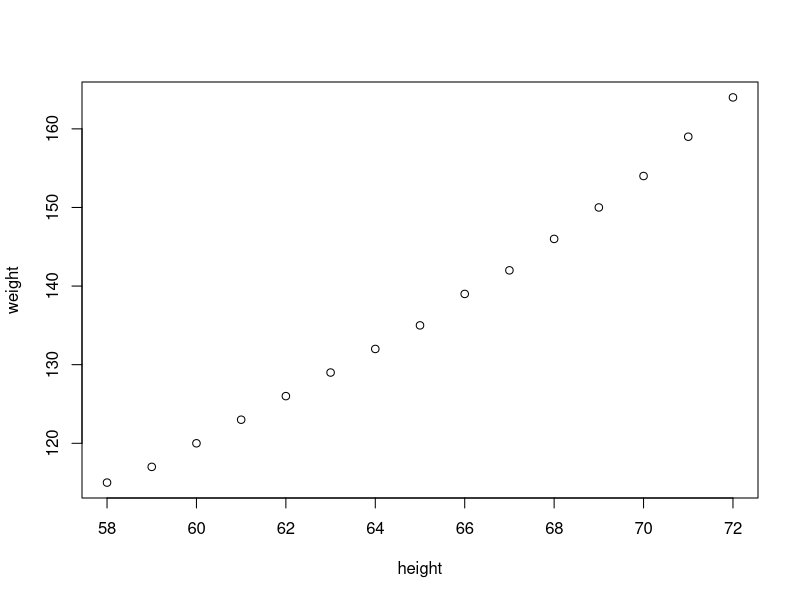
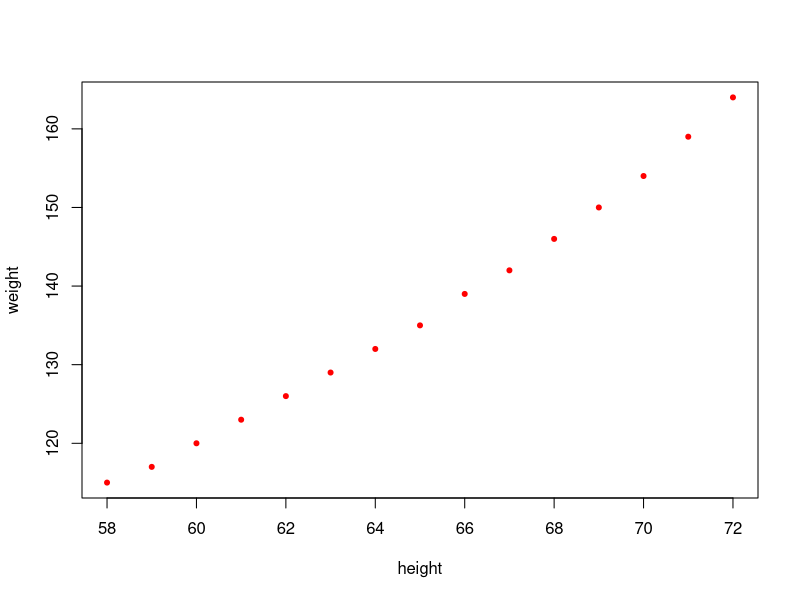
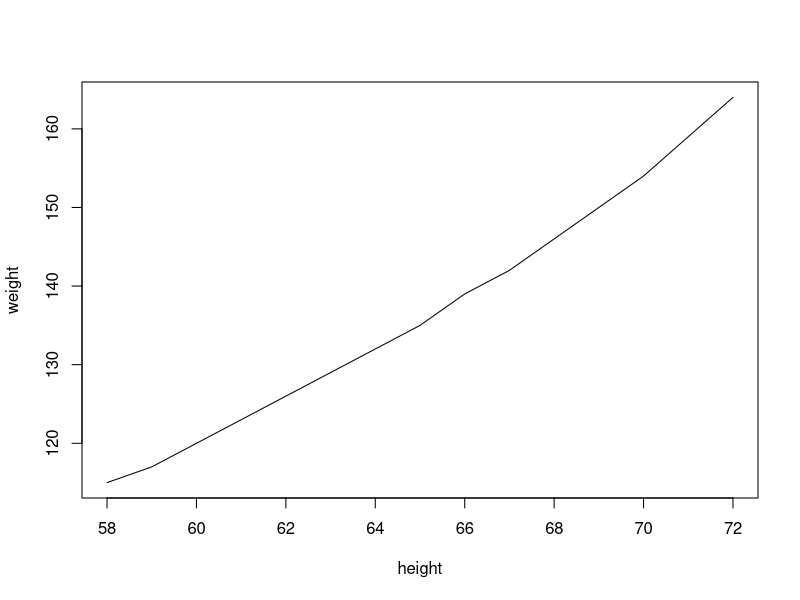
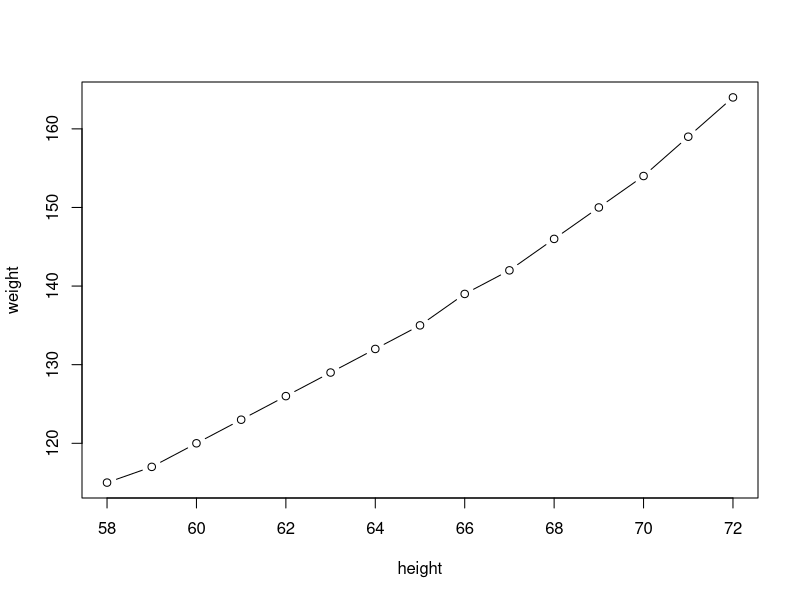
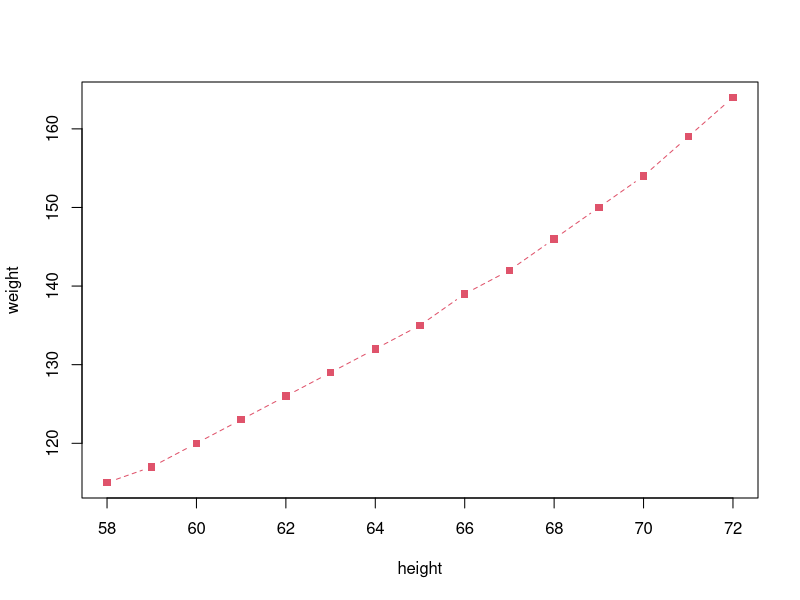
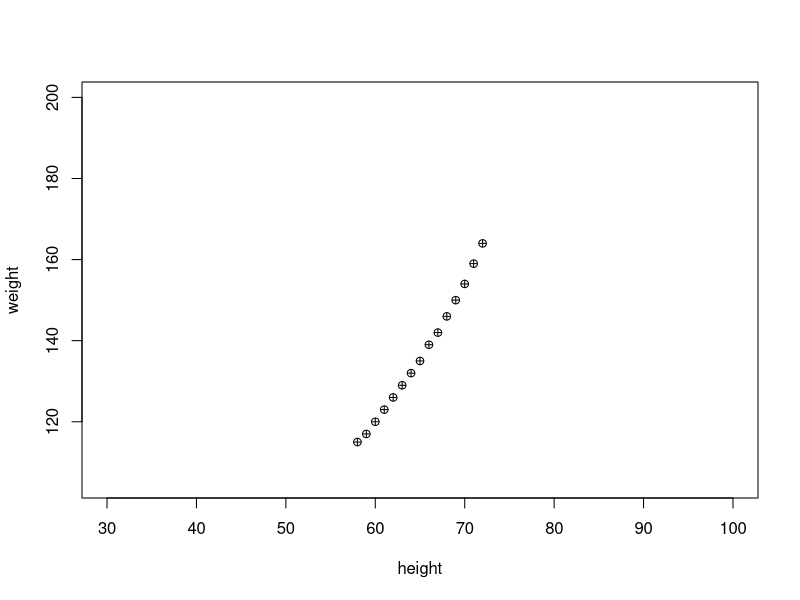
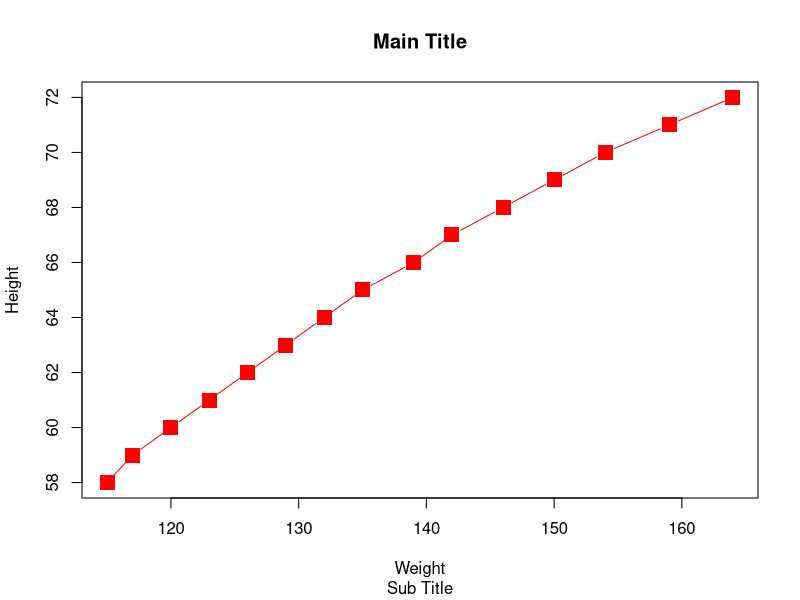
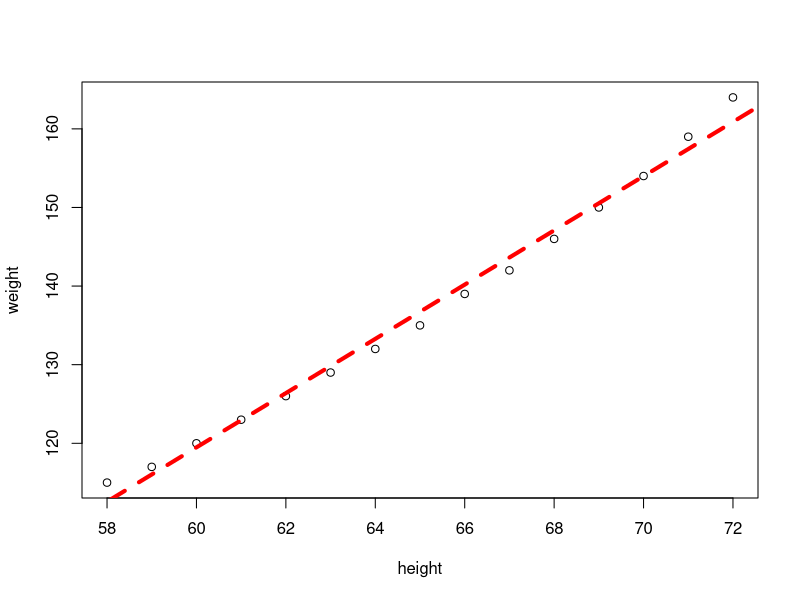

These figures' R source, in order:
# Combined Plots
#plot, histogram, pie, boxplot, linechart, correlation plot

#plot
women
plot(women)
plot(women, type='p', pch=20, col='red')
plot(women, type='l')
plot(women, type='b')
plot(women, type='b', pch=15, lty=2, col=2)
plot(women, xlim=c(30,100), ylim=c(min(women$weight)-10, 200), pch=10)

#more features with plot
plot(x=women$weight, y=women$height, pch=15, xlab='Weight', ylab='Height', col='red', cex=2, type='b')
title(main='Main Title', sub='Sub Title')
#see cheat sheet on base graphs

plot(women)
abline(lm(women$weight ~ women$height), col='red', lty=2, lwd=4)

#boxplot
boxplot(women$height)
abline(h=c(58, 62,65,68,72))

#correlation plot
pairs(women)
cor(women$height,women$weight)
plot(women)
cov(women$height, women$weight)
head(mtcars)

cor(mtcars)
names(mtcars)
pairs(mtcars)
pairs(mtcars[1:4])
options(digits=4)
pairs(mtcars[c('mpg', 'wt','hp')])
